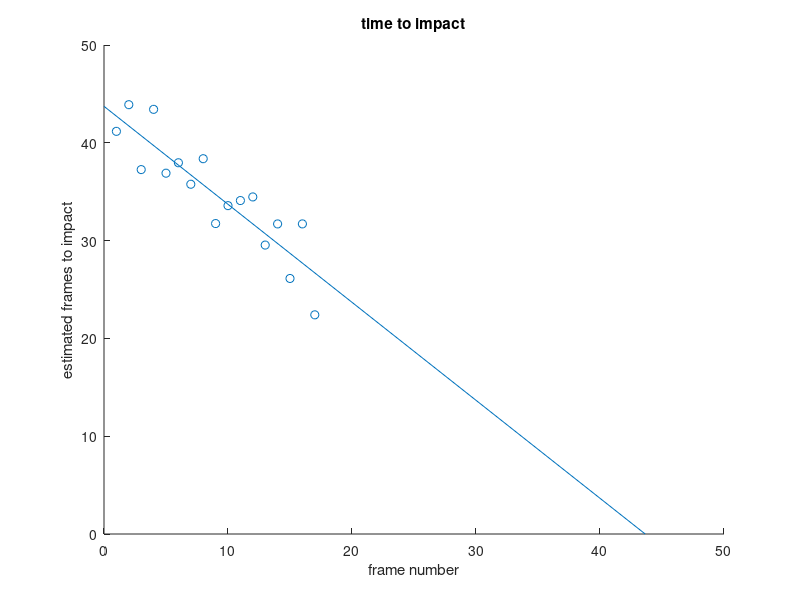

MATLAB code for this plot:
close all;
clear;

distance = [41.1716,43.8966,37.2594,43.4215,36.8929,37.9595,35.7629,38.3734,31.743,33.5749,34.0959,34.4657,29.5435,31.7048,26.1274,31.708,22.4097];
% distance = [41.735,44.6964,37.0125,41.997,34.517,38.8371,34.1898,36.4787,31.5758,32.331,31.1395,31.9571,28.0487,28.2873,26.8464,27.4564,23.9823];
% distance = [44.2376,46.9524,39.1015,44.3418,37.0119,40.5749,38.5246,38.1082,31.596,34.9731,31.8693,34.5226,28.1356,28.8966,28.6267,28.6069,25.4737];

frame = 1:1:length(distance);

scatter(frame,distance);

F = polyfit(frame, distance, 1);

b = F(2);
m = F(1);
Y0 = -b/m

hold on;

plot([0, Y0], [b, 0]);
title('time to impact');
xlabel('frame number');
ylabel('estimated frames to impact');
